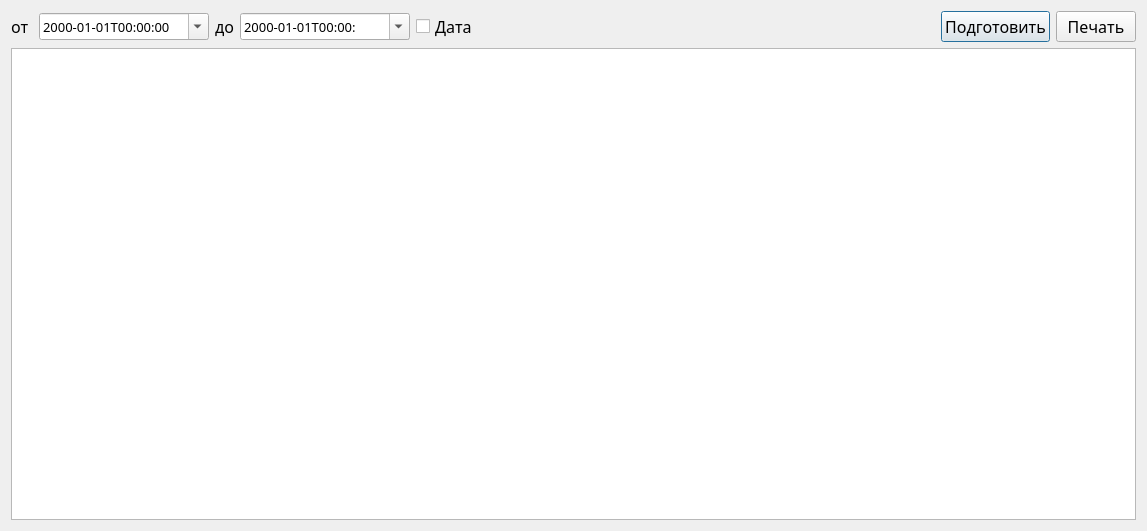
<?xml version="1.0" encoding="UTF-8"?>
<ui version="4.0">
 <class>RerportFrm</class>
 <widget class="QDialog" name="RerportFrm">
  <property name="geometry">
   <rect>
    <x>0</x>
    <y>0</y>
    <width>1147</width>
    <height>531</height>
   </rect>
  </property>
  <property name="font">
   <font>
    <family>a_LCDNova</family>
   </font>
  </property>
  <property name="windowTitle">
   <string>Отчет</string>
  </property>
  <layout class="QVBoxLayout" name="verticalLayout">
   <item>
    <layout class="QHBoxLayout" name="horizontalLayout">
     <item>
      <widget class="QLabel" name="label_2">
       <property name="font">
        <font>
         <family>a_LCDNova</family>
         <pointsize>12</pointsize>
        </font>
       </property>
       <property name="text">
        <string>от </string>
       </property>
      </widget>
     </item>
     <item>
      <widget class="QDateTimeEdit" name="dtbegin">
       <property name="minimumSize">
        <size>
         <width>170</width>
         <height>0</height>
        </size>
       </property>
       <property name="font">
        <font>
         <family>a_LCDNova</family>
         <pointsize>10</pointsize>
        </font>
       </property>
       <property name="displayFormat">
        <string>yyyy-MM-ddTHH:mm:ss</string>
       </property>
       <property name="calendarPopup">
        <bool>true</bool>
       </property>
      </widget>
     </item>
     <item>
      <widget class="QLabel" name="label">
       <property name="font">
        <font>
         <family>a_LCDNova</family>
         <pointsize>12</pointsize>
        </font>
       </property>
       <property name="text">
        <string>до</string>
       </property>
      </widget>
     </item>
     <item>
      <widget class="QDateTimeEdit" name="dtend">
       <property name="minimumSize">
        <size>
         <width>170</width>
         <height>0</height>
        </size>
       </property>
       <property name="font">
        <font>
         <family>a_LCDNova</family>
         <pointsize>10</pointsize>
        </font>
       </property>
       <property name="displayFormat">
        <string>yyyy-MM-ddTHH:mm:</string>
       </property>
       <property name="calendarPopup">
        <bool>true</bool>
       </property>
      </widget>
     </item>
     <item>
      <widget class="QCheckBox" name="chbIsDate">
       <property name="font">
        <font>
         <family>a_LCDNova</family>
         <pointsize>12</pointsize>
        </font>
       </property>
       <property name="text">
        <string>Дата</string>
       </property>
      </widget>
     </item>
     <item>
      <spacer name="horizontalSpacer">
       <property name="orientation">
        <enum>Qt::Horizontal</enum>
       </property>
       <property name="sizeHint" stdset="0">
        <size>
         <width>40</width>
         <height>20</height>
        </size>
       </property>
      </spacer>
     </item>
     <item>
      <widget class="QPushButton" name="btnPrepare">
       <property name="font">
        <font>
         <family>a_LCDNova</family>
         <pointsize>12</pointsize>
        </font>
       </property>
       <property name="text">
        <string>Подготовить</string>
       </property>
       <property name="iconSize">
        <size>
         <width>24</width>
         <height>24</height>
        </size>
       </property>
      </widget>
     </item>
     <item>
      <widget class="QPushButton" name="btnPrint">
       <property name="enabled">
        <bool>true</bool>
       </property>
       <property name="font">
        <font>
         <family>a_LCDNova</family>
         <pointsize>12</pointsize>
        </font>
       </property>
       <property name="text">
        <string>Печать</string>
       </property>
      </widget>
     </item>
    </layout>
   </item>
   <item>
    <widget class="QTableView" name="tableView">
     <property name="selectionMode">
      <enum>QAbstractItemView::SingleSelection</enum>
     </property>
     <property name="selectionBehavior">
      <enum>QAbstractItemView::SelectRows</enum>
     </property>
     <attribute name="horizontalHeaderDefaultSectionSize">
      <number>150</number>
     </attribute>
    </widget>
   </item>
  </layout>
 </widget>
 <resources/>
 <connections/>
</ui>
